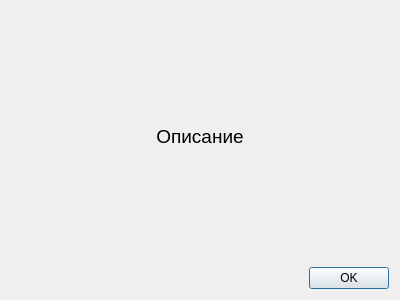
<?xml version="1.0" encoding="UTF-8"?>
<ui version="4.0">
 <class>Popup</class>
 <widget class="QDialog" name="Popup">
  <property name="geometry">
   <rect>
    <x>0</x>
    <y>0</y>
    <width>400</width>
    <height>300</height>
   </rect>
  </property>
  <property name="windowTitle">
   <string>Dialog</string>
  </property>
  <layout class="QVBoxLayout" name="verticalLayout">
   <item>
    <widget class="QLabel" name="label">
     <property name="font">
      <font>
       <pointsize>14</pointsize>
      </font>
     </property>
     <property name="text">
      <string>Описание</string>
     </property>
     <property name="alignment">
      <set>Qt::AlignCenter</set>
     </property>
    </widget>
   </item>
   <item>
    <widget class="QDialogButtonBox" name="buttonBox">
     <property name="orientation">
      <enum>Qt::Horizontal</enum>
     </property>
     <property name="standardButtons">
      <set>QDialogButtonBox::Ok</set>
     </property>
    </widget>
   </item>
  </layout>
 </widget>
 <resources/>
 <connections>
  <connection>
   <sender>buttonBox</sender>
   <signal>accepted()</signal>
   <receiver>Popup</receiver>
   <slot>accept()</slot>
   <hints>
    <hint type="sourcelabel">
     <x>248</x>
     <y>254</y>
    </hint>
    <hint type="destinationlabel">
     <x>157</x>
     <y>274</y>
    </hint>
   </hints>
  </connection>
  <connection>
   <sender>buttonBox</sender>
   <signal>rejected()</signal>
   <receiver>Popup</receiver>
   <slot>reject()</slot>
   <hints>
    <hint type="sourcelabel">
     <x>316</x>
     <y>260</y>
    </hint>
    <hint type="destinationlabel">
     <x>286</x>
     <y>274</y>
    </hint>
   </hints>
  </connection>
 </connections>
</ui>
